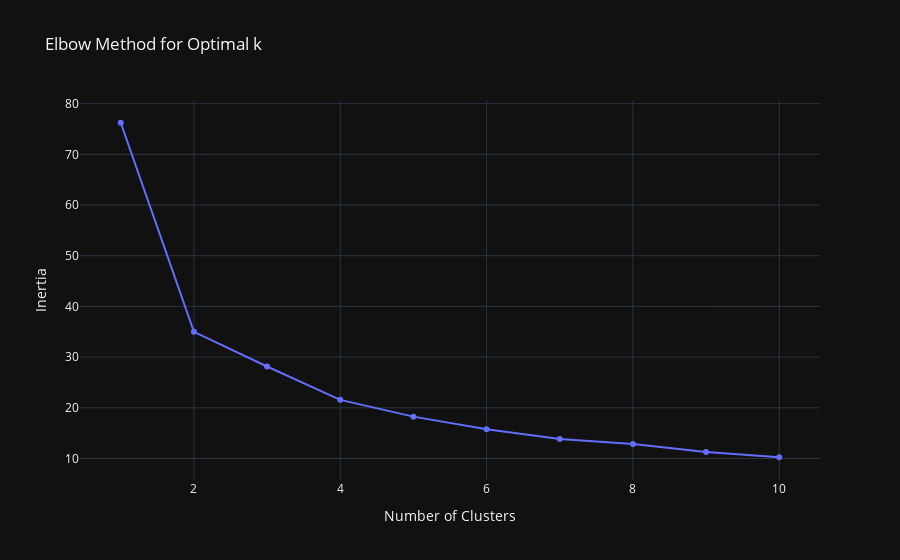

The notebook cell this image was saved under:
### Markdown cell above
## Determining Optimal Number of Clusters

### Elbow Method Analysis

We use the **Elbow Method** to identify the optimal number of clusters (k) for our financial metrics:

**What is Inertia?**
- Measures how tightly grouped samples are within each cluster
- Calculated as the sum of squared distances to nearest cluster center
- Lower values indicate better clustering

**Methodology:**
1. Calculate K-Means for k values from 1 to 10
2. Record the inertia for each k value
3. Identify the "elbow point" where inertia decrease slows significantly

**Key Interpretation Points:**
- Before the elbow: Large improvements in clustering
- After the elbow: Diminishing returns
- Ideal k is typically at the elbow point

**What to Look For:**
- Sharp decreases in inertia indicate meaningful cluster separation
- Flattening of the curve suggests additional clusters provide less value

**Technical Note:**
The random_state parameter ensures reproducible results across runs.

### Code cell
# Calculate inertia for different cluster counts
    inertias = []
    for k in range(1, 11):
        kmeans = KMeans(n_clusters=k, random_state=42)
        kmeans.fit(financial_data)
        inertias.append(kmeans.inertia_)

    # Create interactive elbow plot
    fig_elbow = px.line(x=range(1, 11), y=inertias,
                       labels={'x': 'Number of Clusters', 'y': 'Inertia'},
                       title='Elbow Method for Optimal k',
                       markers=True)
    fig_elbow.update_layout(showlegend=False)
    fig_elbow.show()

### Figure 1 — Plotly figure (JSON) as saved in the notebook; plotly's stock layout.template omitted (floating-point values rounded to 4 significant figures)
{"data": [{"hovertemplate": "Number of Clusters=%{x}<br>Inertia=%{y}<extra></extra>", "legendgroup": "", "line": {"color": "#636efa", "dash": "solid"}, "marker": {"symbol": "circle"}, "mode": "lines+markers", "name": "", "orientation": "v", "showlegend": false, "x": [1, 2, 3, 4, 5, 6, 7, 8, 9, 10], "xaxis": "x", "y": [76.24, 34.99, 28.15, 21.57, 18.26, 15.78, 13.86, 12.88, 11.3, 10.25], "yaxis": "y", "type": "scatter"}], "layout": {"xaxis": {"anchor": "y", "domain": [0.0, 1.0], "title": {"text": "Number of Clusters"}}, "yaxis": {"anchor": "x", "domain": [0.0, 1.0], "title": {"text": "Inertia"}}, "legend": {"tracegroupgap": 0}, "title": {"text": "Elbow Method for Optimal k"}, "showlegend": false}}
